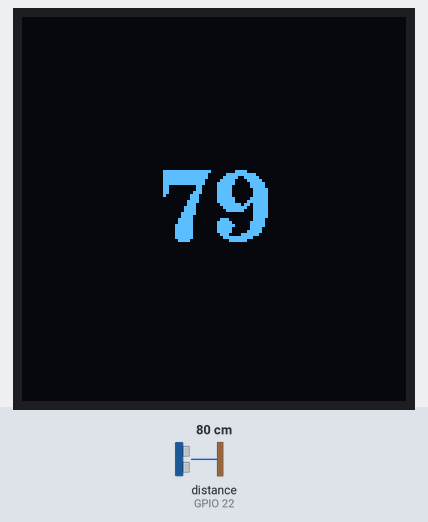
This sketch was run on a simulated ESP32. Shown: 128×128 one-colour display. Wiring (inferred from the names in the program): ultrasonic range finder: trigger GPIO 23; echo GPIO 22. The inputs (shaded band) are chosen by the test bench; at power-on: distance to the obstacle (sensor on GPIO 22) 80 cm. The echo pulse lasts 58.3 µs per cm; what the sketch prints to the serial monitor is not drawn.

Above: at 3.6 s.
3.7 s: distance to the obstacle (sensor on GPIO 22) set to 2 cm
At 7.3 s:
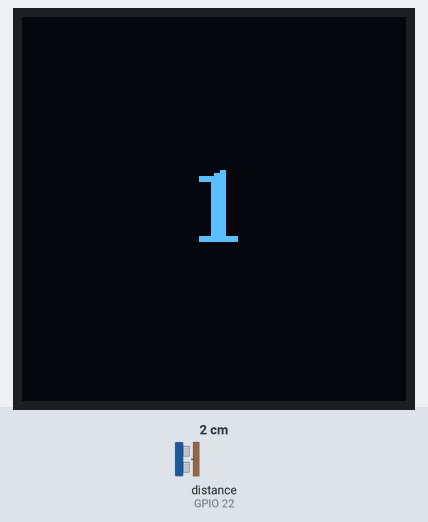
7.7 s: distance to the obstacle (sensor on GPIO 22) set to 4 cm
At 9.6 s:
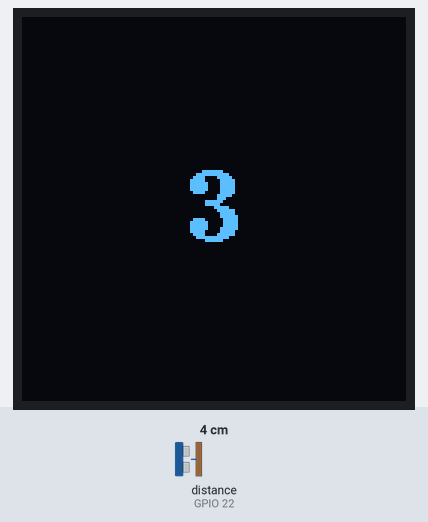
11.7 s: distance to the obstacle (sensor on GPIO 22) set to 9 cm
At 13.1 s:
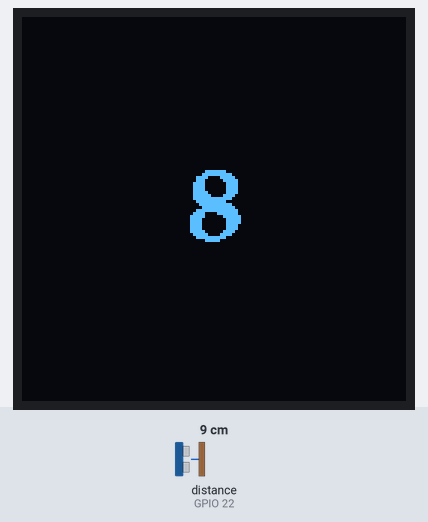
Timing chart, 0 to 14.7 s (numbered marks = the images above; inputs shaded):
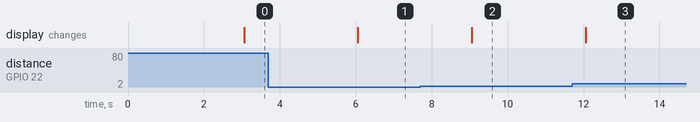

The sketch:

UltasonicOLED.ino
```cpp
#include <Wire.h>
#include <U8g2lib.h>

// **I2C 設定 (OLED)**
#define I2C_SDA 19
#define I2C_SCL 18

// **U8g2 SH1107 初始化**
U8G2_SH1107_SEEED_128X128_F_HW_I2C u8g2(U8G2_R0, /* reset=*/ U8X8_PIN_NONE, I2C_SCL, I2C_SDA);

// **超音波感測器設定**
int const trigPin = 23;
int const echoPin = 22;

unsigned long previousMillis = 0;  // 記錄上次更新時間
const long updateInterval = 3000;  // 更新間隔 (5 秒)

void setup() {
  Serial.begin(115200);

  // **初始化 I2C**
  Wire.begin(I2C_SDA, I2C_SCL);

  // **初始化 OLED (SH1107)**
  u8g2.begin();

  // **顯示初始化訊息**
  u8g2.clearBuffer();
  u8g2.setFont(u8g2_font_ncenB18_tr);  // **顯示 Ready 提示**
  u8g2.setCursor(-5, 64);
  u8g2.print("Ready");
  u8g2.sendBuffer();
  delay(2000);
  u8g2.clearBuffer();

  // **設定超音波感測器**
  pinMode(trigPin, OUTPUT);
  pinMode(echoPin, INPUT);
  digitalWrite(trigPin, LOW);
}

void loop() {
  unsigned long currentMillis = millis();

  // **每 5 秒才更新一次 OLED**
  if (currentMillis - previousMillis >= updateInterval) {
    previousMillis = currentMillis;  // 更新計時器

    // 取得距離
    int distance = getDistance(trigPin, echoPin);

    // **輸出到 Serial Monitor**
    Serial.print("距離: ");
    Serial.print(distance);
    Serial.println(" cm");

    // **顯示在 OLED 上**
    u8g2.clearBuffer();

    // **顯示距離數值**
    u8g2.setFont(u8g2_font_ncenB24_tr);  // **改用 24px 大小**
    int numWidth = u8g2.getUTF8Width(String(distance).c_str()); // **計算數字寬度**
    int numX = (128 - numWidth) / 2;  // **讓數字置中**
    u8g2.setCursor(numX, 75);
    u8g2.print(distance);

    u8g2.sendBuffer(); // 更新 OLED 顯示
  }
}

// **測距函數**
int getDistance(int trigPin, int echoPin) {
  digitalWrite(trigPin, LOW);
  delayMicroseconds(2);
  digitalWrite(trigPin, HIGH);
  delayMicroseconds(10);
  digitalWrite(trigPin, LOW);

  long duration = pulseIn(echoPin, HIGH);
  int distance = duration * 0.034 / 2;  // 計算距離 (cm)
  return distance;
}
```

Measured:
- after the input at 3.7 s, the display: changes after 2.4 s (image 1)
- after the input at 7.7 s, the display: changes after 1.4 s (image 2)
- after the input at 11.7 s, the display: changes after 0.35 s (image 3)
